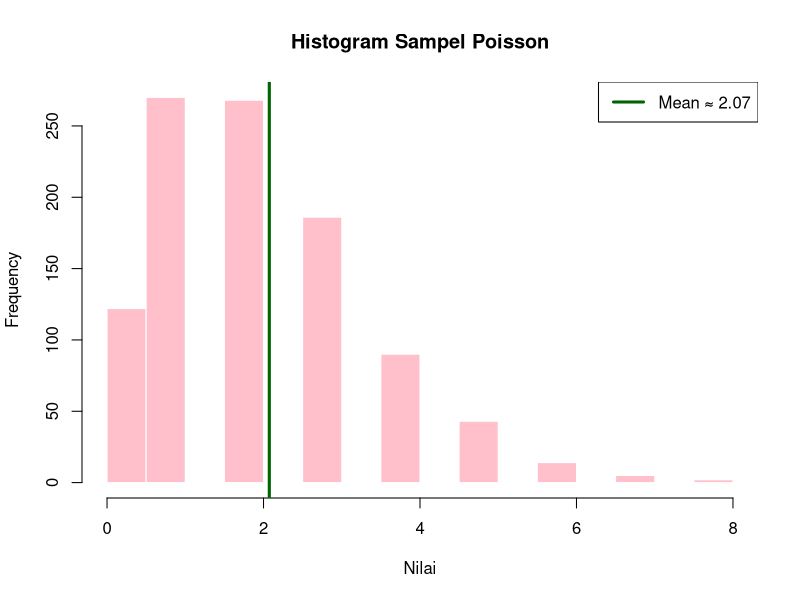

The R script that drew this image:
## ---- chunk 1
# Fungsi log-likelihood sebagai fungsi dari lambda dan data
poissonLogLik = function(lambda, data){
  n = length(data)
  logLik = (sum(data)*log(lambda) - n*lambda)
  return(-logLik)
}

# Fungsi untuk menjalankan simulasi dan menghitung MLE
mle.pois = function(n, lambda=0){
  set.seed(100)
  x = rpois(n, lambda)
  mle = optim(par=1, fn=poissonLogLik, data = x)
  lambda.hat = mle$par
  bias = lambda.hat - lambda
  cbind(n = n, lambda.hat = lambda.hat, bias = bias)
}

# Menjalankan simulasi dengan berbagai ukuran sampel
n = c(10, 100, 1000, 10000)
result = do.call(rbind, lapply(n, FUN = mle.pois, lambda = 2))
knitr::kable(result, caption = "Hasil Estimasi MLE untuk Distribusi Poisson")

# Visualisasi data acak dari distribusi Poisson dan nilai estimasi lambda
set.seed(100)
x = rpois(n = 1000, lambda = 2)
hist(x, breaks = 20, main = "Histogram Sampel Poisson", xlab = "Nilai", col = "pink", border = "white")
abline(v = mean(x), col = "#006400", lwd = 3)
legend("topright", legend = paste("Mean ≈", round(mean(x), 2)), col = "#006400", lwd = 3)
